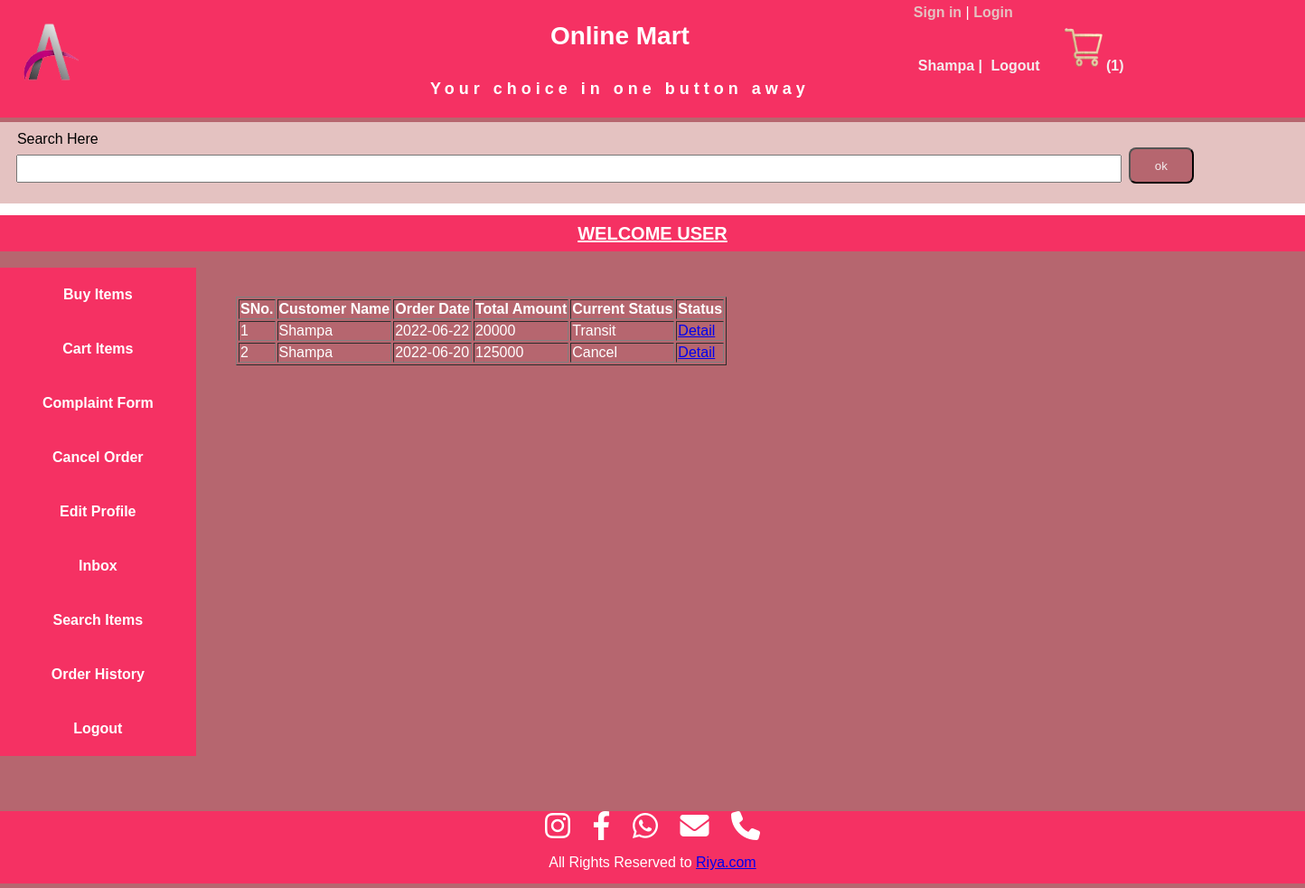
/displayOrderHistory.php (signed in), run on the app's committed database.
### tables this page shows
CREATE TABLE IF NOT EXISTS `order_master` (
  `order_masterid` int(11) NOT NULL AUTO_INCREMENT,
  `user_name` varchar(30) NOT NULL,
  `order_date` date NOT NULL,
  `total_amt` float NOT NULL,
  `order_status` varchar(20) NOT NULL,
  `last_update_date` date NOT NULL,
  PRIMARY KEY (`order_masterid`)
);

### displayOrderHistory.php (the view, shortened to what this page needs)
<?php
   if(isset($_SESSION["uname"]) && $_SESSION["utype"]=="user")
   {
   include('header.php');
?>
<div id="content">
   <div id="adminHeader">
        <h1> <u>  WELCOME USER </u></h1>
   </div>
    <br>
    <div id="adminMain">
        <div id="LeftSide">
         <?php  include('userMenu.php');  ?>
        </div>
        <div id="RightSide">
        <?php
           include("databseconnect.php");
           $usr = $_SESSION["uname"];
           $rsOrder = mysqli_query($con,"select * from order_master where user_name = '$usr'  order by order_masterid desc");
           echo("<div id ='myList'>");
            echo("<table border ='1'>");
             echo("<tr>");
             echo("<th> SNo. </th>");
             echo("<th> Customer Name </th>");
             echo("<th> Order Date </th>");
             echo("<th> Total Amount </th>");
             echo("<th> Current Status </th>");
             echo("<th> Status </th>");
             echo("</tr>");
             $cnt =0;
             while($row=mysqli_fetch_array($rsOrder))
             {
               $cnt++;
               $id = $row["order_masterid"];
               echo("<tr>");
               echo("<td>");
               echo($cnt);
               echo("</td>");
               echo("<td>");
               echo($row["user_name"]);
               echo("</td>");
               echo("<td>");
               echo($row["order_date"]);
               echo("</td>");
               echo("<td>");
               echo($row["total_amt"]);
               echo("</td>");
               echo("<td>");
               echo($row["order_status"]);
               echo("</td>");
               echo("<td>");
               echo("<a href='displayOrderDetailForUserHistory.php?id=$id'> Detail </a>");
               echo("</td>");
               echo("</tr>");
             }
             echo("</table>");
             echo("</div>");
           ?>
        </div>
    </div>
</div>
<?php
  include('footer.php');
}
else
{
  header("location:loginForm.php");
}
?>

### CSS/style.css (style rules this page uses)
body { padding: 0px; margin: 0px; font-family: Verdana, Geneva, Tahoma, sans-serif; }
#content { min-height: 600px; width: 100%; border-bottom: 1px solid #b6666f; margin: 0px auto; background-color: #b6666f; }
#adminHeader { background-color: #f53163; width: 100%; height: 40px; padding: 0px; margin-top: 0px; }
#adminHeader h1 { color: white; font-size: 20px; text-align: center; line-height: 40px; }
#adminMain { min-height: 600px; width: 100%; background-color: #b6666f; }
#LeftSide { width: 15%; display: inline-block; vertical-align: top; background-color: #ddbea9; }
#RightSide { width: 80%; display: inline-block; background-color: #b6666f; margin: 2px 10px; }
#myList { margin: 20px ; padding: 10px; width: 1200px; height: 400px; overflow: scroll; color: white; }

### data on the page
order_master: user_name "Shampa", order_date "2022-06-22", total_amt "20000", order_status "Transit"
order_master: user_name "Shampa", order_date "2022-06-20", total_amt "125000", order_status "Cancel"

### other printed values
$_SESSION["uname"] "Shampa"
$cnt "1"
